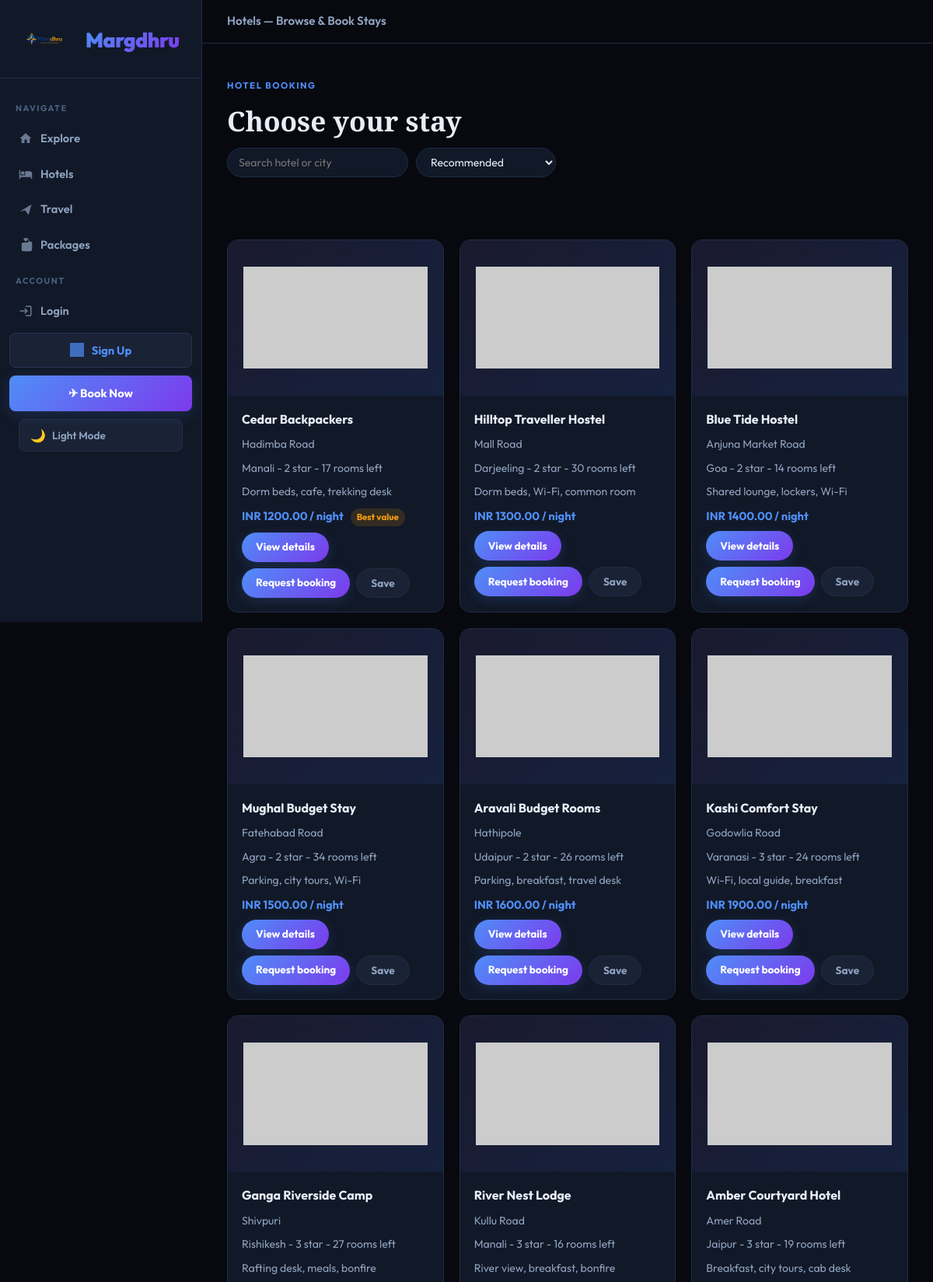
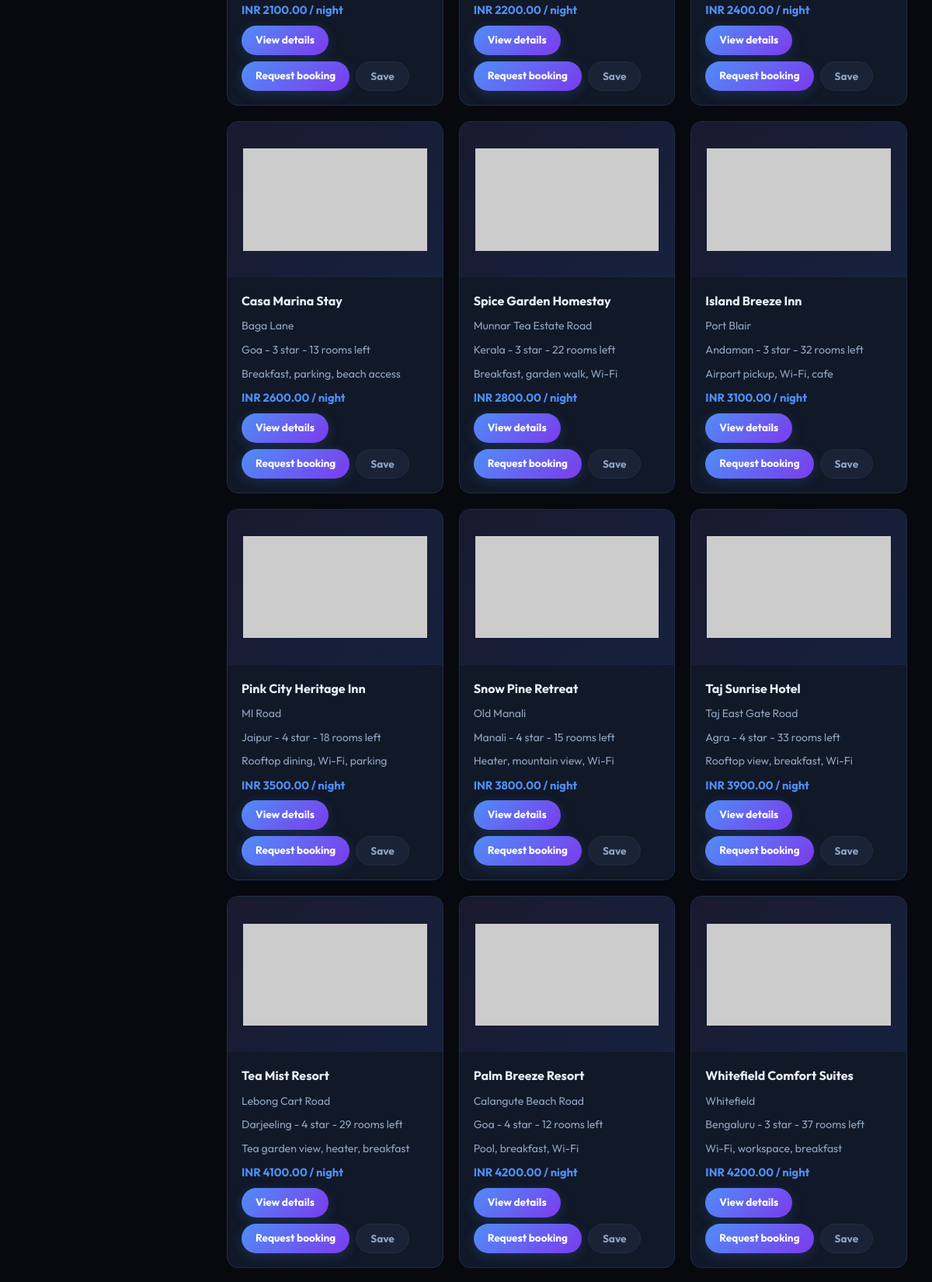
Screenshot of /hotels/ (upper part) with the database file from the repository (2 pictures, top to bottom).
### travel/models.py (models this page shows, shortened)
class Hotel(models.Model):
    destination = models.ForeignKey(Destination, on_delete=models.CASCADE, related_name="hotels")
    name = models.CharField(max_length=140)
    address = models.CharField(max_length=220)
    star_rating = models.PositiveSmallIntegerField(default=3)
    price_per_night = models.DecimalField(max_digits=10, decimal_places=2)
    rooms_available = models.PositiveIntegerField(default=10)
    amenities = models.CharField(max_length=255, blank=True)
    image_url = models.URLField(blank=True)
    class Meta:
        ordering = ["price_per_night", "name"]

class Destination(models.Model):
    name = models.CharField(max_length=120)
    country = models.CharField(max_length=80, default="India")
    description = models.TextField()
    image_url = models.URLField(blank=True)
    best_season = models.CharField(max_length=120, blank=True)
    class Meta:
        ordering = ["name"]

### travel/views.py (the view)
# urls.py: path("hotels/", views.hotels, name="hotels"),
def hotels(request):
    hotel_list = Hotel.objects.select_related("destination")
    return render(request, "travel/hotels.html", {"hotels": hotel_list})

### templates/travel/hotels.html (shortened to what this page needs)
{% extends "travel/base.html" %}
{% block topbar_title %}Hotels — Browse & Book Stays{% endblock %}
{% block content %}
<section class="page-heading">
    <p class="eyebrow">Hotel booking</p>
    <h1>Choose your stay</h1>
    <div class="client-tools">
        <input type="search" placeholder="Search hotel or city" data-card-search>
        <select data-card-sort>
            <option value="default">Recommended</option>
        </select>
    </div>
</section>
<section class="section">
    <div class="listing-grid" data-filter-grid>
        {% for hotel in hotels %}
            <article class="listing-card" data-search-text="{{ hotel.name }} {{ hotel.destination.name }} {{ hotel.amenities }} {{ hotel.address }}" data-name="{{ hotel.name }}" data-price="{{ hotel.price_per_night }}">
                <img src="{{ hotel.image_url }}" alt="{{ hotel.name }}" onerror="this.onerror=null;this.src=\'https://placehold.co/900x500/1a1a2e/6c63ff?text=Image+Unavailable\'">
                <div class="listing-body">
                    <h3>{{ hotel.name }}</h3>
                    <p>{{ hotel.address }}</p>
                    <p>{{ hotel.destination.name }} - {{ hotel.star_rating }} star - {{ hotel.rooms_available }} rooms left</p>
                    <p>{{ hotel.amenities }}</p>
                    <strong data-price-value="{{ hotel.price_per_night }}">INR {{ hotel.price_per_night }} / night</strong>
                    <div class="card-actions">
                        <a href="{% url 'hotel_detail' hotel.pk %}">View details</a>
                        <a href="{% url 'book_trip' %}">Request booking</a>
                        <button type="button" data-save-trip="{{ hotel.name }}">Save</button>
                    </div>
                </div>
            </article>
        {% endfor %}
    </div>
</section>
{% endblock %}

### static/travel/css/styles.css (style rules this page uses)
:root { --bg: #07090f; --bg2: #0d1117; --surface: #111827; --surface2: #1a2236; --border: #1e2d45; --border2: #253554; --ink: #e8eef8; --ink2: #8fa3c0; --ink3: #4a6080; --accent: #4f8ef7; --accent2: #7c3aed; --gold: #f59e0b; --emerald: #10b981; --rose: #f43f5e; --glow: rgba(79,142,247,0.18); --glow2: rgba(124,58,237,0.14); --sidebar-w: 260px; --radius: 14px; --radius-sm: 8px; --font: 'Outfit', sans-serif; --font-serif:'Playfair Display', Georgia, serif; }
*, *::before, *::after { box-sizing: border-box; margin: 0; padding: 0; }
html { scroll-behavior: smooth; }
body { font-family: var(--font); background: var(--bg); color: var(--ink); line-height: 1.6; min-height: 100vh; display: grid; grid-template-columns: var(--sidebar-w) 1fr; grid-template-rows: auto 1fr auto; grid-template-areas: "sidebar topbar" "sidebar main" "sidebar footer"; transition: background 0.3s, color 0.3s; }
a { color: inherit; text-decoration: none; }
img { display: block; width: 100%; object-fit: cover; }
img.img-error, img[alt]:after { display: flex; align-items: center; justify-content: center; background: linear-gradient(135deg, #1a1a2e 0%, #16213e 100%); color: #6c63ff; font-size: 0.85rem; font-family: 'Outfit', sans-serif; content: '📷 Image unavailable'; width: 100%; height: 100%; position: absolute; inset: 0; }
button { font-family: var(--font); cursor: pointer; }
.section, .form-section, .page-heading, .success-panel { max-width: 1100px; padding: 40px 32px; }
.section h2, .page-heading h1, .success-panel h1 { font-family: var(--font-serif); font-size: 1.8rem; font-weight: 700; margin-bottom: 6px; }
.page-heading h1 { font-size: 2.2rem; }
.eyebrow { display: inline-block; font-size: 0.72rem; font-weight: 700; letter-spacing: 1.5px; text-transform: uppercase; color: var(--accent); margin-bottom: 8px; }
.client-tools { display: flex; flex-wrap: wrap; gap: 10px; align-items: center; }
.client-tools input, .client-tools select { min-width: 180px; min-height: 38px; padding: 8px 14px; border: 1px solid var(--border); border-radius: 30px; background: var(--surface); color: var(--ink); font-family: var(--font); font-size: 0.88rem; outline: none; transition: border-color 0.2s; }
.card-grid, .listing-grid { display: grid; grid-template-columns: repeat(3, 1fr); gap: 20px; }
.image-card, .listing-card { background: var(--surface); border: 1px solid var(--border); border-radius: var(--radius); overflow: hidden; transition: all 0.25s; position: relative; }
.image-card img, .listing-card img { height: 200px; }
.image-card div, .listing-body { padding: 18px; display: grid; gap: 8px; }
.image-card h3, .listing-body h3 { font-size: 1rem; font-weight: 700; color: var(--ink); }
.image-card p, .listing-body p { color: var(--ink2); font-size: 0.88rem; }
.image-card span, .listing-body strong { color: var(--accent); font-weight: 700; font-size: 0.92rem; }
.card-actions { display: flex; flex-wrap: wrap; gap: 8px; }
.primary-link, .listing-body a, .card-actions button, .search-panel button, .booking-form button, .auth-form button { display: inline-flex; align-items: center; justify-content: center; min-height: 38px; padding: 8px 18px; border: none; border-radius: 30px; background: linear-gradient(135deg, var(--accent), var(--accent2)); color: white; font-family: var(--font); font-weight: 700; font-size: 0.85rem; cursor: pointer; box-shadow: 0 4px 16px var(--glow); transition: all 0.2s; }
.card-actions button { background: var(--surface2); color: var(--ink2); border: 1px solid var(--border); box-shadow: none; }

### rows the page displays
Hotel: name "Cedar Backpackers", address "Hadimba Road", destination.name "Manali", star_rating "2", rooms_available "17", amenities "Dorm beds, cafe, trekking desk", price_per_night "1200.00"
Hotel: name "Hilltop Traveller Hostel", address "Mall Road", destination.name "Darjeeling", star_rating "2", rooms_available "30", amenities "Dorm beds, Wi-Fi, common room", price_per_night "1300.00"
Hotel: name "Blue Tide Hostel", address "Anjuna Market Road", destination.name "Goa", star_rating "2", rooms_available "14", amenities "Shared lounge, lockers, Wi-Fi", price_per_night "1400.00"
Hotel: name "Mughal Budget Stay", address "Fatehabad Road", destination.name "Agra", star_rating "2", rooms_available "34", amenities "Parking, city tours, Wi-Fi", price_per_night "1500.00"
Hotel: name "Aravali Budget Rooms", address "Hathipole", destination.name "Udaipur", star_rating "2", rooms_available "26", amenities "Parking, breakfast, travel desk", price_per_night "1600.00"
Hotel: name "Kashi Comfort Stay", address "Godowlia Road", destination.name "Varanasi", star_rating "3", rooms_available "24", amenities "Wi-Fi, local guide, breakfast", price_per_night "1900.00"
Hotel: name "Ganga Riverside Camp", address "Shivpuri", destination.name "Rishikesh", star_rating "3", rooms_available "27", amenities "Rafting desk, meals, bonfire", price_per_night "2100.00"
Hotel: name "River Nest Lodge", address "Kullu Road", destination.name "Manali", star_rating "3", rooms_available "16", amenities "River view, breakfast, bonfire", price_per_night "2200.00"
Hotel: name "Amber Courtyard Hotel", address "Amer Road", destination.name "Jaipur", star_rating "3", rooms_available "19", amenities "Breakfast, city tours, cab desk", price_per_night "2400.00"
Hotel: name "Casa Marina Stay", address "Baga Lane", destination.name "Goa", star_rating "3", rooms_available "13", amenities "Breakfast, parking, beach access", price_per_night "2600.00"
Hotel: name "Spice Garden Homestay", address "Munnar Tea Estate Road", destination.name "Kerala", star_rating "3", rooms_available "22", amenities "Breakfast, garden walk, Wi-Fi", price_per_night "2800.00"
Hotel: name "Island Breeze Inn", address "Port Blair", destination.name "Andaman", star_rating "3", rooms_available "32", amenities "Airport pickup, Wi-Fi, cafe", price_per_night "3100.00"
Hotel: name "Pink City Heritage Inn", address "MI Road", destination.name "Jaipur", star_rating "4", rooms_available "18", amenities "Rooftop dining, Wi-Fi, parking", price_per_night "3500.00"
Hotel: name "Snow Pine Retreat", address "Old Manali", destination.name "Manali", star_rating "4", rooms_available "15", amenities "Heater, mountain view, Wi-Fi", price_per_night "3800.00"
Hotel: name "Taj Sunrise Hotel", address "Taj East Gate Road", destination.name "Agra", star_rating "4", rooms_available "33", amenities "Rooftop view, breakfast, Wi-Fi", price_per_night "3900.00"
Hotel: name "Tea Mist Resort", address "Lebong Cart Road", destination.name "Darjeeling", star_rating "4", rooms_available "29", amenities "Tea garden view, heater, breakfast", price_per_night "4100.00"
Hotel: name "Palm Breeze Resort", address "Calangute Beach Road", destination.name "Goa", star_rating "4", rooms_available "12", amenities "Pool, breakfast, Wi-Fi", price_per_night "4200.00"
Hotel: name "Whitefield Comfort Suites", address "Whitefield", destination.name "Bengaluru", star_rating "3", rooms_available "37", amenities "Wi-Fi, workspace, breakfast", price_per_night "4200.00"
